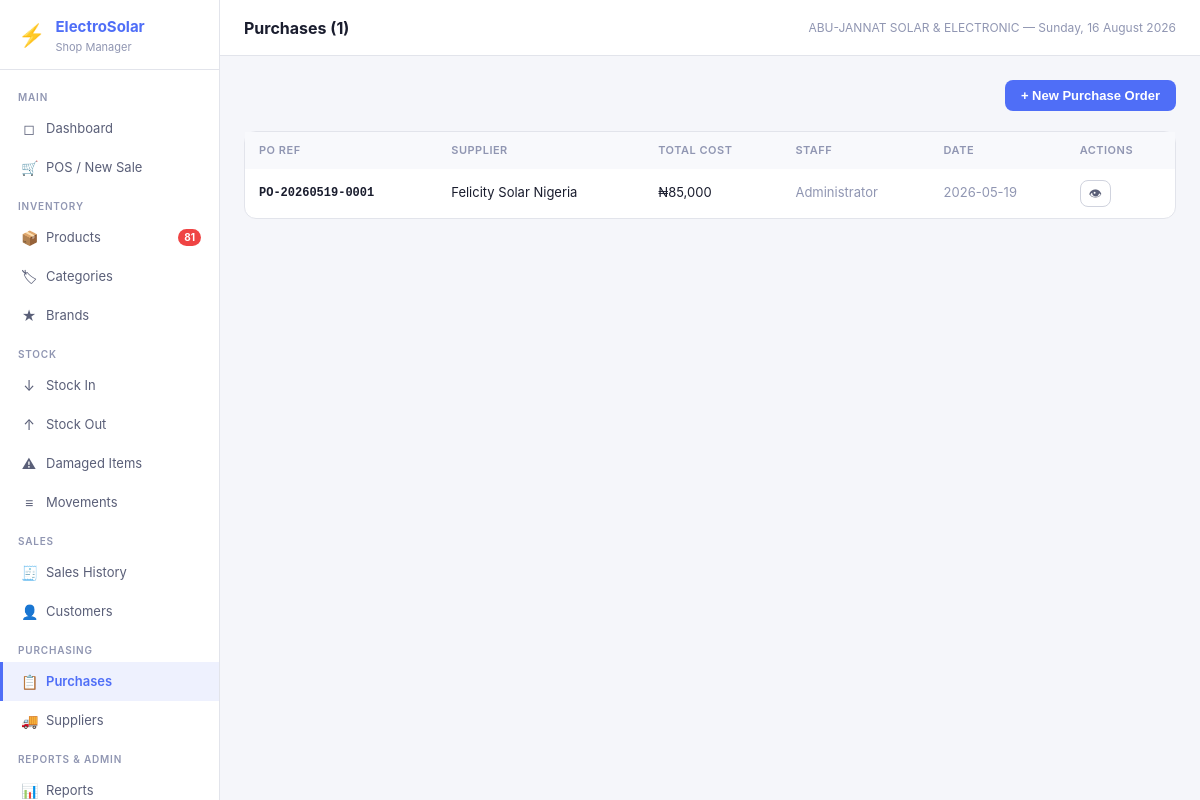
Screenshot of /purchases (signed in) with the database file from the repository.
### tables this page shows
CREATE TABLE settings (
            key TEXT PRIMARY KEY,
            value TEXT
        );

CREATE TABLE purchases (
            id INTEGER PRIMARY KEY AUTOINCREMENT,
            ref_no TEXT UNIQUE NOT NULL,
            supplier_id INTEGER REFERENCES suppliers(id),
            user_id INTEGER NOT NULL REFERENCES users(id),
            total_cost REAL NOT NULL DEFAULT 0,
            notes TEXT,
            created_at TEXT NOT NULL DEFAULT (datetime('now'))
        );

CREATE TABLE users (
            id INTEGER PRIMARY KEY AUTOINCREMENT,
            username TEXT UNIQUE NOT NULL,
            password_hash TEXT NOT NULL,
            full_name TEXT NOT NULL,
            role TEXT NOT NULL DEFAULT 'staff',
            is_active INTEGER NOT NULL DEFAULT 1,
            created_at TEXT NOT NULL DEFAULT (datetime('now'))
        );

### app.py (the view)
@app.route('/purchases')
@login_required
def purchases():
    items = query("""SELECT p.*, COALESCE(s.name,'—') supplier_name, u.full_name staff_name
        FROM purchases p LEFT JOIN suppliers s ON p.supplier_id=s.id JOIN users u ON p.user_id=u.id
        ORDER BY p.created_at DESC""")
    suppliers_list = query("SELECT * FROM suppliers ORDER BY name")
    products_list = query("SELECT * FROM products WHERE is_active=1 ORDER BY name")
    ref_no = next_po_ref()
    return render_template('purchases.html', purchases=items, suppliers=suppliers_list,
                           products=products_list, ref_no=ref_no)

### app.py (called while the page is built)
def get_db():
    if 'db' not in g:
        g.db = sqlite3.connect(DB_PATH)
        g.db.row_factory = sqlite3.Row
        g.db.execute("PRAGMA foreign_keys = ON")
        g.db.execute("PRAGMA journal_mode = WAL")
    return g.db

def query(sql, args=(), one=False):
    cur = get_db().execute(sql, args)
    rv = cur.fetchall()
    return (rv[0] if rv else None) if one else rv

def login_required(f):
    @wraps(f)
    def decorated(*args, **kwargs):
        if 'user_id' not in session:
            return redirect(url_for('login'))
        return f(*args, **kwargs)
    return decorated

def current_user():
    return {'id': session.get('user_id'), 'username': session.get('username'),
            'full_name': session.get('full_name'), 'role': session.get('role')}

def get_settings():
    rows = query("SELECT key, value FROM settings")
    return {r['key']: r['value'] for r in rows}

def next_po_ref():
    today = datetime.now().strftime('%Y%m%d')
    row = query(f"SELECT ref_no FROM purchases WHERE ref_no LIKE 'PO-{today}-%' ORDER BY id DESC LIMIT 1", one=True)
    seq = int(row['ref_no'].split('-')[2]) + 1 if row else 1
    return f"PO-{today}-{seq:04d}"

@app.context_processor
def inject_globals():
    s = get_settings() if 'user_id' in session else {}
    low_stock = 0
    if 'user_id' in session:
        r = query("SELECT COUNT(*) as c FROM products WHERE is_active=1 AND quantity <= reorder_level", one=True)
        low_stock = r['c'] if r else 0
    return dict(settings=s, current_user=current_user(), low_stock_count=low_stock,
                now=datetime.now())

### templates/purchases.html (shortened to what this page needs)
{% extends 'base.html' %}
{% block page_title %}Purchases ({{ purchases|length }}){% endblock %}
{% block content %}
{% set cur = settings.get('currency','₦') %}
<div class="page-header">
  <button class="btn btn-primary" onclick="openModal('poModal')">+ New Purchase Order</button>
</div>
<div class="card">
  <div class="table-wrap">
    <table>
      <thead><tr>
        <th>PO Ref</th><th>Supplier</th><th>Total Cost</th><th>Staff</th><th>Date</th><th>Actions</th>
      </tr></thead>
      <tbody>
        {% for p in purchases %}
        <tr>
          <td class="td-mono" style="font-weight:600;">{{ p.ref_no }}</td>
          <td>{{ p.supplier_name }}</td>
          <td>{{ cur }}{{ '{:,.0f}'.format(p.total_cost or 0) }}</td>
          <td class="text-muted">{{ p.staff_name }}</td>
          <td class="text-muted">{{ p.created_at[:10] }}</td>
          <td><a href="{{ url_for('purchase_detail', pid=p.id) }}" class="btn-icon" title="View Details">👁</a></td>
        </tr>
        {% else %}
        <tr><td colspan="6" style="text-align:center;padding:32px;color:var(--text3);">No purchases yet</td></tr>
        {% endfor %}
      </tbody>
    </table>
  </div>
</div>
{% endblock %}

### templates/base.html (shortened to what this page needs)
<!DOCTYPE html>
<html lang="en">
<head>
<link rel="stylesheet" href="{{ url_for('static', filename='css/style.css') }}">
</head>
<body>
<div class="app-shell">
  <aside class="sidebar">
    <div class="sidebar-logo">
      <div class="logo-icon">⚡</div>
      <div>
        <h1>ElectroSolar</h1>
        <p>Shop Manager</p>
      </div>
    </div>
    <nav class="sidebar-nav">
      <div class="nav-section">Main</div>
      <a href="{{ url_for('dashboard') }}" class="nav-item {% if request.endpoint=='dashboard' %}active{% endif %}">
        <span class="nav-icon">◻</span> Dashboard
      </a>
      <a href="{{ url_for('pos') }}" class="nav-item {% if request.endpoint=='pos' %}active{% endif %}">
        <span class="nav-icon">🛒</span> POS / New Sale
      </a>
      <div class="nav-section">Inventory</div>
      <a href="{{ url_for('products') }}" class="nav-item {% if request.endpoint=='products' %}active{% endif %}">
        <span class="nav-icon">📦</span> Products
        {% if low_stock_count > 0 %}<span class="nav-badge">{{ low_stock_count }}</span>{% endif %}
      </a>
      <a href="{{ url_for('categories') }}" class="nav-item {% if request.endpoint=='categories' %}active{% endif %}">
        <span class="nav-icon">🏷</span> Categories
      </a>
      <a href="{{ url_for('brands') }}" class="nav-item {% if request.endpoint=='brands' %}active{% endif %}">
        <span class="nav-icon">★</span> Brands
      </a>
      <div class="nav-section">Stock</div>
      <a href="{{ url_for('stock_in') }}" class="nav-item {% if request.endpoint=='stock_in' %}active{% endif %}">
        <span class="nav-icon">↓</span> Stock In
      </a>
      <a href="{{ url_for('stock_out') }}" class="nav-item {% if request.endpoint=='stock_out' %}active{% endif %}">
        <span class="nav-icon">↑</span> Stock Out
      </a>
      <a href="{{ url_for('stock_damaged') }}" class="nav-item {% if request.endpoint=='stock_damaged' %}active{% endif %}">
        <span class="nav-icon">⚠</span> Damaged Items
      </a>
      <a href="{{ url_for('stock_movements') }}" class="nav-item {% if request.endpoint=='stock_movements' %}active{% endif %}">
        <span class="nav-icon">≡</span> Movements
      </a>
      <div class="nav-section">Sales</div>
      <a href="{{ url_for('sales') }}" class="nav-item {% if request.endpoint in ['sales','sale_detail'] %}active{% endif %}">
        <span class="nav-icon">🧾</span> Sales History
      </a>
      <a href="{{ url_for('customers') }}" class="nav-item {% if request.endpoint in ['customers','customer_history'] %}active{% endif %}">
        <span class="nav-icon">👤</span> Customers
      </a>
      <div class="nav-section">Purchasing</div>
      <a href="{{ url_for('purchases') }}" class="nav-item {% if request.endpoint in ['purchases','purchase_detail'] %}active{% endif %}">
        <span class="nav-icon">📋</span> Purchases
      </a>
      <a href="{{ url_for('suppliers') }}" class="nav-item {% if request.endpoint=='suppliers' %}active{% endif %}">
        <span class="nav-icon">🚚</span> Suppliers
      </a>
      <div class="nav-section">Reports & Admin</div>
      <a href="{{ url_for('reports') }}" class="nav-item {% if request.endpoint=='reports' %}active{% endif %}">
        <span class="nav-icon">📊</span> Reports
      </a>
    </nav>
  </aside>
  <div class="main-area">
    <header class="topbar">
      <h2>{% block page_title %}{% endblock %}</h2>
      <span class="topbar-meta">{{ settings.get('shop_name','ElectroSolar') }} — {{ now.strftime('%A, %d %B %Y') }}</span>
    </header>
    <main class="page-content">
      {% block content %}{% endblock %}
    </main>
  </div>
</div>
</body>
</html>

### static/css/style.css (style rules this page uses)
*, *::before, *::after { box-sizing: border-box; margin: 0; padding: 0; }
:root { --bg: #f5f6fa; --surface: #ffffff; --surface2: #f8f9fc; --border: #e2e4eb; --border2: #d0d3de; --text: #1a1d2e; --text2: #5a5f78; --text3: #9096b2; --accent: #4f6ef7; --accent-hover: #3b58e8; --accent-light: #eef1fe; --success: #22c55e; --success-bg: #f0fdf4; --success-text: #16a34a; --warning: #f59e0b; --warning-bg: #fffbeb; --warning-text: #b45309; --danger: #ef4444; --danger-bg: #fef2f2; --danger-text: #dc2626; --info: #3b82f6; --info-bg: #eff6ff; --info-text: #1d4ed8; --sidebar-w: 220px; --radius: 8px; --radius-lg: 12px; --shadow: 0 1px 3px rgba(0,0,0,0.08); --shadow-md: 0 4px 16px rgba(0,0,0,0.12); }
body { font-family: -apple-system, BlinkMacSystemFont, 'Segoe UI', 'Inter', sans-serif; font-size: 14px; color: var(--text); background: var(--bg); line-height: 1.5; -webkit-font-smoothing: antialiased; }
a { color: var(--accent); text-decoration: none; }
.app-shell { display: flex; min-height: 100vh; }
.sidebar { width: var(--sidebar-w); min-width: var(--sidebar-w); background: var(--surface); border-right: 1px solid var(--border); display: flex; flex-direction: column; position: sticky; top: 0; height: 100vh; overflow-y: auto; }
.sidebar-logo { padding: 16px 18px 14px; border-bottom: 1px solid var(--border); display: flex; align-items: center; gap: 10px; }
.logo-icon { font-size: 22px; }
.sidebar-logo h1 { font-size: 15px; font-weight: 700; color: var(--accent); }
.sidebar-logo p { font-size: 11px; color: var(--text3); }
.sidebar-nav { flex: 1; padding: 8px 0; }
.nav-section { padding: 12px 18px 4px; font-size: 10px; font-weight: 600; color: var(--text3); text-transform: uppercase; letter-spacing: 0.8px; }
.nav-item { display: flex; align-items: center; gap: 9px; padding: 9px 18px; font-size: 13px; color: var(--text2); text-decoration: none; border-left: 3px solid transparent; transition: all 0.12s; }
.nav-item.active { background: var(--accent-light); color: var(--accent); font-weight: 600; border-left-color: var(--accent); }
.nav-icon { font-size: 14px; width: 16px; text-align: center; flex-shrink: 0; }
.nav-badge { margin-left: auto; background: var(--danger); color: white; border-radius: 99px; font-size: 10px; font-weight: 700; padding: 1px 6px; }
.main-area { flex: 1; display: flex; flex-direction: column; min-width: 0; }
.topbar { padding: 0 24px; height: 56px; display: flex; align-items: center; justify-content: space-between; background: var(--surface); border-bottom: 1px solid var(--border); position: sticky; top: 0; z-index: 10; }
.topbar h2 { font-size: 16px; font-weight: 700; }
.topbar-meta { font-size: 12px; color: var(--text3); }
.page-content { flex: 1; padding: 24px; }
.card { background: var(--surface); border: 1px solid var(--border); border-radius: var(--radius-lg); }
.table-wrap { overflow-x: auto; }
table { width: 100%; border-collapse: collapse; font-size: 13px; }
thead { background: var(--surface2); }
th { padding: 10px 14px; text-align: left; font-size: 11px; font-weight: 600; color: var(--text3); text-transform: uppercase; letter-spacing: 0.5px; white-space: nowrap; }
td { padding: 11px 14px; border-bottom: 1px solid var(--border); vertical-align: middle; }
tr:last-child td { border-bottom: none; }
.td-mono { font-family: 'Courier New', monospace; font-size: 12px; }
.btn { display: inline-flex; align-items: center; gap: 6px; padding: 8px 16px; font-size: 13px; font-weight: 600; border-radius: var(--radius); cursor: pointer; border: none; transition: all 0.12s; white-space: nowrap; text-decoration: none; }
.btn-primary { background: var(--accent); color: white; }
.btn-icon { padding: 6px 8px; border-radius: var(--radius); background: none; border: 1px solid var(--border2); cursor: pointer; display: inline-flex; align-items: center; color: var(--text2); font-size: 13px; line-height: 1; text-decoration: none; }
.page-header { display: flex; align-items: center; justify-content: space-between; margin-bottom: 20px; }
.text-muted { color: var(--text3); }

### rows the page displays
settings: get "ABU-JANNAT SOLAR & ELECTRONIC"
purchases: ref_no "PO-20260519-0001", supplier_name "Felicity Solar Nigeria", cur "₦", total_cost "85,000", staff_name "Administrator", created_at "2026-05-19"

### other values shown
{{ low_stock_count }} "81"
{{ purchases|length }} "1"
